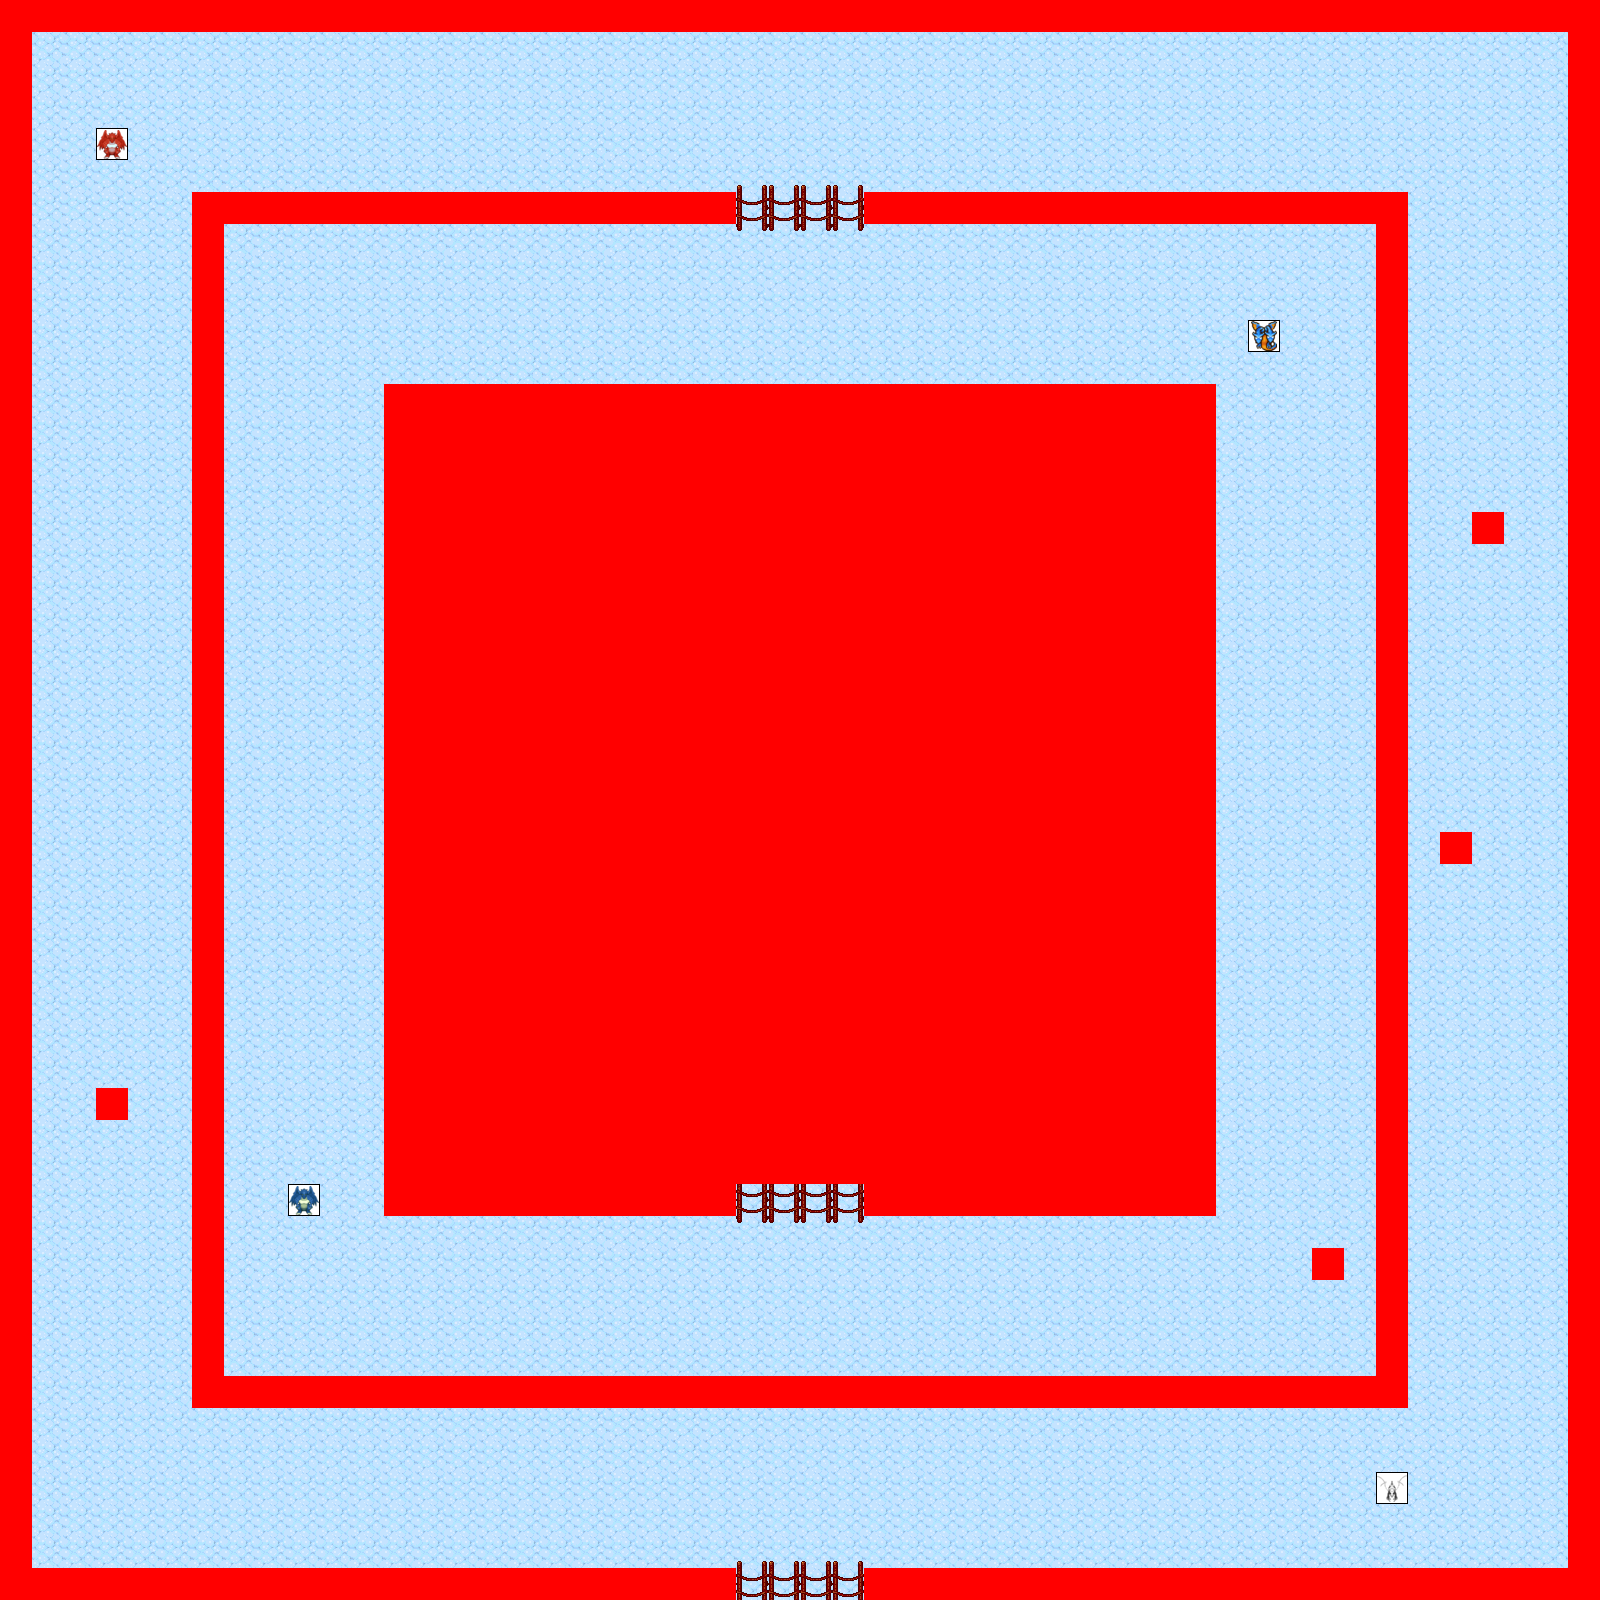

A level layout from a 2D game, rendered from its tile map. Below: a short description, then the map file with tile-grid data replaced by summaries:
An orthogonal 50x50 tile map with 32x32 px tiles, 6 tile layers (0_floor, 1_terrain, 2_object, objects, ...), 7 tilesets.

<map version="1.2" tiledversion="1.2.2" orientation="orthogonal" renderorder="right-down" width="50" height="50" tilewidth="32" tileheight="32" infinite="0" nextlayerid="7" nextobjectid="1">
 <tileset firstgid="1" name="icewall" tilewidth="32" tileheight="32" tilecount="8" columns="2">
  <image source="../../tileset/pol/waly/icewall.png" width="64" height="128" />
 </tileset>
 <tileset firstgid="9" name="rope_ladder" tilewidth="32" tileheight="32" tilecount="20" columns="5">
  <image source="../../tileset/ground/ladder/rope_ladder.png" width="160" height="128" />
 </tileset>
 <tileset firstgid="29" name="rock_snow" tilewidth="32" tileheight="32" tilecount="1" columns="1">
  <image source="../../tileset/pol/natura/rock_snow.png" width="32" height="32" />
 </tileset>
 <tileset firstgid="30" name="ground_snow05" tilewidth="32" tileheight="32" tilecount="18" columns="3">
  <image source="../../tileset/pol/podloze/ground_snow05.png" width="96" height="192" />
 </tileset>
 <tileset firstgid="48" name="brown" tilewidth="32" tileheight="32" tilecount="5" columns="5">
  <image source="../../tileset/ground/brown.png" width="160" height="32" />
 </tileset>
 <tileset firstgid="53" name="../../tileset/logic/collision.png" tilewidth="32" tileheight="32" tilecount="1" columns="1">
  <image source="../../tileset/logic/collision.png" width="32" height="32" />
 </tileset>
 <tileset firstgid="54" name="dragon" tilewidth="32" tileheight="32" tilecount="7" columns="7">
  <image source="../../tileset/logic/creature/dragon.png" width="224" height="32" />
 </tileset>
 <layer id="1" name="0_floor" width="50" height="50">
  <data>[2500 cells, 2500 non-empty, 2 distinct tile ids]</data>
 </layer>
 <layer id="2" name="1_terrain" width="50" height="50">
  <data>[2500 cells, 464 non-empty, 12 distinct tile ids]</data>
 </layer>
 <layer id="3" name="2_object" width="50" height="50">
  <data>[2500 cells, 0 non-empty, 0 distinct tile ids]</data>
 </layer>
 <layer id="4" name="objects" width="50" height="50">
  <data>[2500 cells, 4 non-empty, 4 distinct tile ids]</data>
 </layer>
 <layer id="5" name="collision" width="50" height="50">
  <data>[2500 cells, 1012 non-empty, 1 distinct tile ids]</data>
 </layer>
 <layer id="6" name="protection" width="50" height="50">
  <data>[2500 cells, 0 non-empty, 0 distinct tile ids]</data>
 </layer>
</map>
